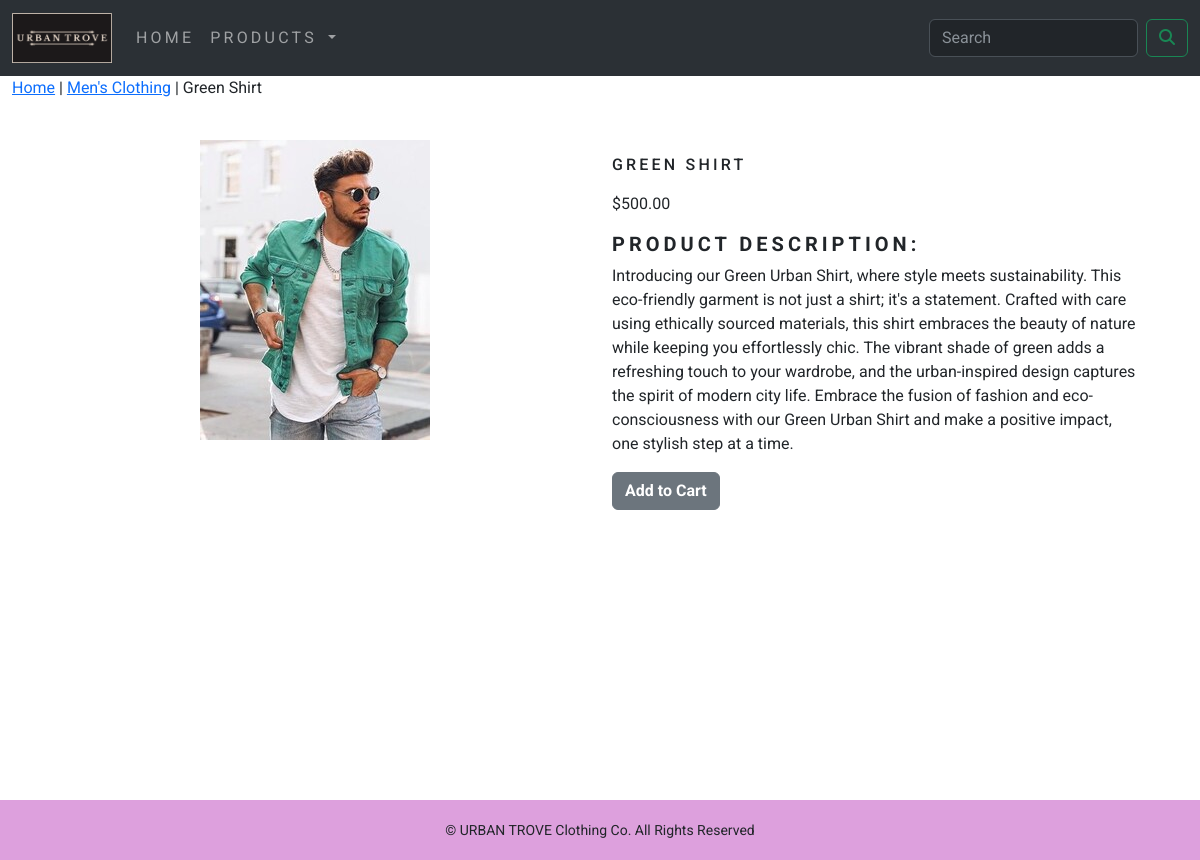
/shop/mens-clothing/green-shirt/, run on the app's committed database.
### shop/models.py (models this page shows, shortened)
class Product(models.Model):
    name = models.CharField(max_length=200, unique=True)
    slug = models.SlugField(max_length=200, unique=True)
    description = models.TextField(blank=True)
    price = models.DecimalField(max_digits=10, decimal_places=2)
    category = models.ForeignKey(Category, on_delete=models.CASCADE)
    image = models.ImageField(upload_to='product', blank=True)
    stock = models.IntegerField()
    available = models.BooleanField(default=True)
    created = models.DateTimeField(auto_now_add=True)
    updated = models.DateTimeField(auto_now=True)
    class Meta:
        ordering = ('name', )
        verbose_name = 'product'
        verbose_name_plural = 'products'

class Category(models.Model):
    name = models.CharField(max_length=200, unique=True)
    slug = models.SlugField(max_length=200, unique=True)
    description = models.TextField(blank=True)
    image = models.ImageField(upload_to='category', blank=True)
    class Meta:
        ordering = ('name', )
        verbose_name = 'category'
        verbose_name_plural = 'categories'
    def get_url(self):
        return reverse('shop:products_by_category', args=[self.slug])
    def __str__(self):
        return '{}'.format(self.name)

### shop/views.py (the view)
# urls.py: path('<slug:c_slug>/<slug:product_slug>/', views.prodetail, name='prodcatdetail'),
def prodetail(request, c_slug, product_slug):
    try:
        product = Product.objects.get(category__slug=c_slug, slug=product_slug)
    except Exception as e:
        raise e
    return render(request, 'product.html', {'product': product})

### cart/context_processors.py (called while the page is built)
def counter(request):
    item_count = 0
    if 'admin' in request.path:
        return {}
    else:
        try:
            cart = Cart.objects.filter(cart_id=_cart_id(request))
            cart_items = CartItem.objects.all().filter(cart=cart[:1])
            for cart_item in cart_items:
                item_count += cart_item.quantity
        except Cart.DoesNotExist:
            item_count = 0
    return dict(item_count=item_count)

### cart/views.py (called while the page is built)
def _cart_id(request):
    cart = request.session.session_key
    if not cart:
        cart = request.session.create()
    return cart

### shop/context_processors.py (called while the page is built)
def menu_links(request):
    links = Category.objects.all()
    return dict(links=links)

### templates/product.html (shortened to what this page needs)
{% extends 'base.html' %}
{% load static %}
{% block content %}
<div class="row container">
  <div class="mx-auto">
    <p><a href="{% url 'shop:allprodcat' %}">Home</a> | <a href="{{ product.category.get_url }}">{{ product.category }}</a> | {{ product.name }}</p>
  </div>
</div>
<div class="container">
<br>
<div class="row">
    <div class="col-12 col-sm-12 col-md-12 col-lg-6 text-center">
        <div style="min-width: 18rem;">
            <img src="{{ product.image.url }}" alt="{{ product.name }}">
        </div>
    </div>
    <div class="col-12 col-sm-12 col-md-12 col-lg-6">
        <h1 class="my_prod_title">{{ product.name }}</h1>
        <p>${{ product.price }}</p>
        <h3 class="my_title"><b>Product Description:</b></h3>
        <p class="text-justify my_prod_text">{{ product.description }}</p>
        {% if product.stock == 0 %}
        <p class="text-justify my_prod_text"><b>Out Of Stock!</b></p>
        {% else %}
        <a class="btn btn-secondary" href="{% url 'cart:add_cart' product.id %}"><b>Add to Cart</b></a>
        {% endif %}
    </div>
</div>
</div>
{% endblock %}

### static/css/custom.css (style rules this page uses)
body { font-family: 'Roboto', sans-serif; }
.my_title { font-size: 20px; text-transform: uppercase; letter-spacing: .2em; }
.my_prod_title { font-size: 16px; text-transform: uppercase; letter-spacing: .2em; padding-top: 15px; padding-bottom: 10px; }
.my_prod_text { padding-right: 20px; }

### data on the page
Product: category "Men's Clothing", name "Green Shirt", image (picture), name "GREEN SHIRT", price "500.00", description "Introducing our Green Urban Shirt, where style meets sustainability. This eco-friendly garment is not just a shirt; it's a statement. Crafted with care using ethically sourced materials, this shirt embraces the beauty of nature while keeping you effortlessly chic. The vibrant shade of green adds a refreshing touch to your wardrobe, and the urban-inspired design captures the spirit of modern city life. Embrace the fusion of fashion and eco-consciousness with our Green Urban Shirt and make a positive impact, one stylish step at a time."
